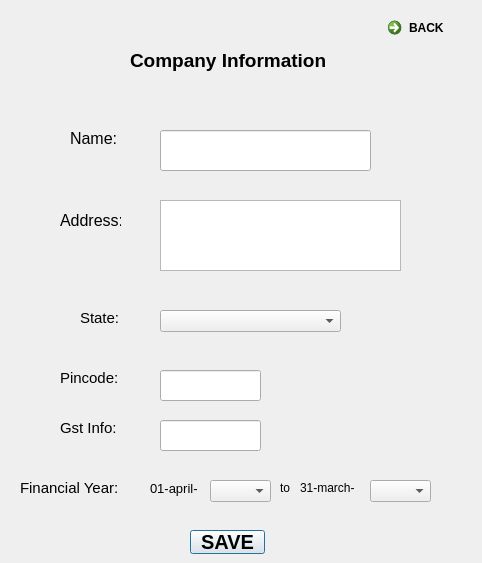
<?xml version="1.0" encoding="UTF-8"?>
<ui version="4.0">
 <class>Comapanydetails</class>
 <widget class="QDialog" name="Comapanydetails">
  <property name="geometry">
   <rect>
    <x>0</x>
    <y>0</y>
    <width>482</width>
    <height>563</height>
   </rect>
  </property>
  <property name="sizePolicy">
   <sizepolicy hsizetype="Fixed" vsizetype="Fixed">
    <horstretch>0</horstretch>
    <verstretch>0</verstretch>
   </sizepolicy>
  </property>
  <property name="minimumSize">
   <size>
    <width>482</width>
    <height>563</height>
   </size>
  </property>
  <property name="maximumSize">
   <size>
    <width>482</width>
    <height>563</height>
   </size>
  </property>
  <property name="windowTitle">
   <string>Dialog</string>
  </property>
  <widget class="QLabel" name="label">
   <property name="geometry">
    <rect>
     <x>130</x>
     <y>40</y>
     <width>211</width>
     <height>41</height>
    </rect>
   </property>
   <property name="font">
    <font>
     <pointsize>14</pointsize>
     <bold>true</bold>
    </font>
   </property>
   <property name="text">
    <string>Company Information</string>
   </property>
  </widget>
  <widget class="QLabel" name="label_2">
   <property name="geometry">
    <rect>
     <x>70</x>
     <y>130</y>
     <width>49</width>
     <height>16</height>
    </rect>
   </property>
   <property name="font">
    <font>
     <pointsize>12</pointsize>
    </font>
   </property>
   <property name="text">
    <string>Name:</string>
   </property>
  </widget>
  <widget class="QLabel" name="label_3">
   <property name="geometry">
    <rect>
     <x>60</x>
     <y>210</y>
     <width>61</width>
     <height>20</height>
    </rect>
   </property>
   <property name="font">
    <font>
     <pointsize>12</pointsize>
    </font>
   </property>
   <property name="text">
    <string>Address:</string>
   </property>
  </widget>
  <widget class="QLabel" name="label_4">
   <property name="geometry">
    <rect>
     <x>80</x>
     <y>310</y>
     <width>49</width>
     <height>16</height>
    </rect>
   </property>
   <property name="font">
    <font>
     <pointsize>11</pointsize>
    </font>
   </property>
   <property name="text">
    <string>State:</string>
   </property>
  </widget>
  <widget class="QLabel" name="label_5">
   <property name="geometry">
    <rect>
     <x>60</x>
     <y>370</y>
     <width>61</width>
     <height>16</height>
    </rect>
   </property>
   <property name="font">
    <font>
     <pointsize>11</pointsize>
    </font>
   </property>
   <property name="text">
    <string>Pincode:</string>
   </property>
  </widget>
  <widget class="QLineEdit" name="pincode">
   <property name="geometry">
    <rect>
     <x>160</x>
     <y>370</y>
     <width>101</width>
     <height>31</height>
    </rect>
   </property>
  </widget>
  <widget class="QLabel" name="label_6">
   <property name="geometry">
    <rect>
     <x>60</x>
     <y>420</y>
     <width>61</width>
     <height>16</height>
    </rect>
   </property>
   <property name="font">
    <font>
     <pointsize>11</pointsize>
    </font>
   </property>
   <property name="text">
    <string>Gst Info:</string>
   </property>
  </widget>
  <widget class="QLineEdit" name="gst">
   <property name="geometry">
    <rect>
     <x>160</x>
     <y>420</y>
     <width>101</width>
     <height>31</height>
    </rect>
   </property>
  </widget>
  <widget class="QLabel" name="label_7">
   <property name="geometry">
    <rect>
     <x>20</x>
     <y>480</y>
     <width>111</width>
     <height>16</height>
    </rect>
   </property>
   <property name="font">
    <font>
     <pointsize>11</pointsize>
    </font>
   </property>
   <property name="text">
    <string>Financial Year:</string>
   </property>
  </widget>
  <widget class="QLabel" name="label_8">
   <property name="geometry">
    <rect>
     <x>150</x>
     <y>480</y>
     <width>51</width>
     <height>16</height>
    </rect>
   </property>
   <property name="font">
    <font>
     <pointsize>10</pointsize>
    </font>
   </property>
   <property name="text">
    <string>01-april-</string>
   </property>
  </widget>
  <widget class="QLabel" name="label_9">
   <property name="geometry">
    <rect>
     <x>300</x>
     <y>480</y>
     <width>61</width>
     <height>16</height>
    </rect>
   </property>
   <property name="text">
    <string>31-march-</string>
   </property>
  </widget>
  <widget class="QComboBox" name="comboBox_startdate">
   <property name="geometry">
    <rect>
     <x>210</x>
     <y>480</y>
     <width>61</width>
     <height>22</height>
    </rect>
   </property>
  </widget>
  <widget class="QLabel" name="label_10">
   <property name="geometry">
    <rect>
     <x>280</x>
     <y>480</y>
     <width>21</width>
     <height>16</height>
    </rect>
   </property>
   <property name="text">
    <string>to</string>
   </property>
  </widget>
  <widget class="QComboBox" name="comboBox_Enddate">
   <property name="geometry">
    <rect>
     <x>370</x>
     <y>480</y>
     <width>61</width>
     <height>22</height>
    </rect>
   </property>
  </widget>
  <widget class="QPushButton" name="pushButton">
   <property name="geometry">
    <rect>
     <x>190</x>
     <y>530</y>
     <width>75</width>
     <height>24</height>
    </rect>
   </property>
   <property name="font">
    <font>
     <pointsize>15</pointsize>
     <bold>true</bold>
    </font>
   </property>
   <property name="text">
    <string>SAVE</string>
   </property>
  </widget>
  <widget class="QTextEdit" name="address">
   <property name="geometry">
    <rect>
     <x>160</x>
     <y>200</y>
     <width>241</width>
     <height>71</height>
    </rect>
   </property>
  </widget>
  <widget class="QComboBox" name="comboBox_state">
   <property name="geometry">
    <rect>
     <x>160</x>
     <y>310</y>
     <width>181</width>
     <height>22</height>
    </rect>
   </property>
  </widget>
  <widget class="QCommandLinkButton" name="commandLinkButton">
   <property name="geometry">
    <rect>
     <x>380</x>
     <y>10</y>
     <width>185</width>
     <height>41</height>
    </rect>
   </property>
   <property name="text">
    <string>BACK</string>
   </property>
  </widget>
  <widget class="QLineEdit" name="name">
   <property name="geometry">
    <rect>
     <x>160</x>
     <y>130</y>
     <width>211</width>
     <height>41</height>
    </rect>
   </property>
  </widget>
 </widget>
 <resources/>
 <connections/>
</ui>
